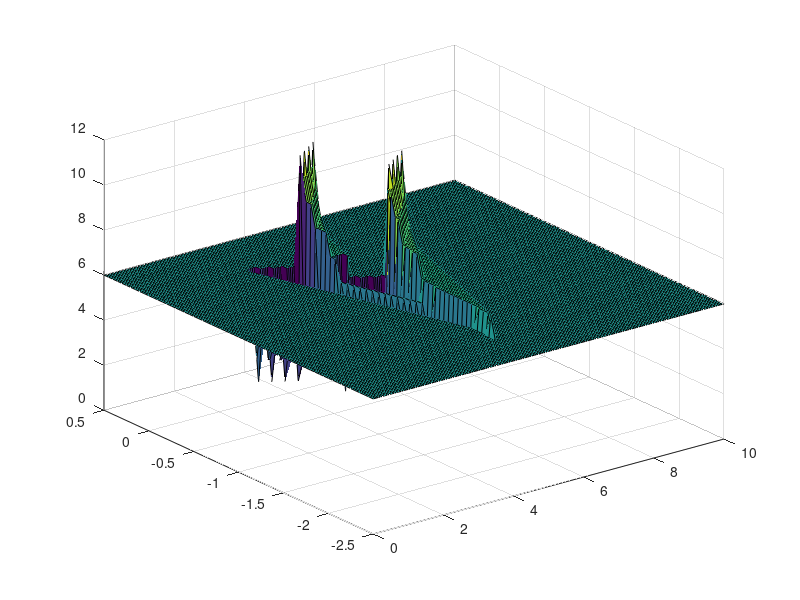
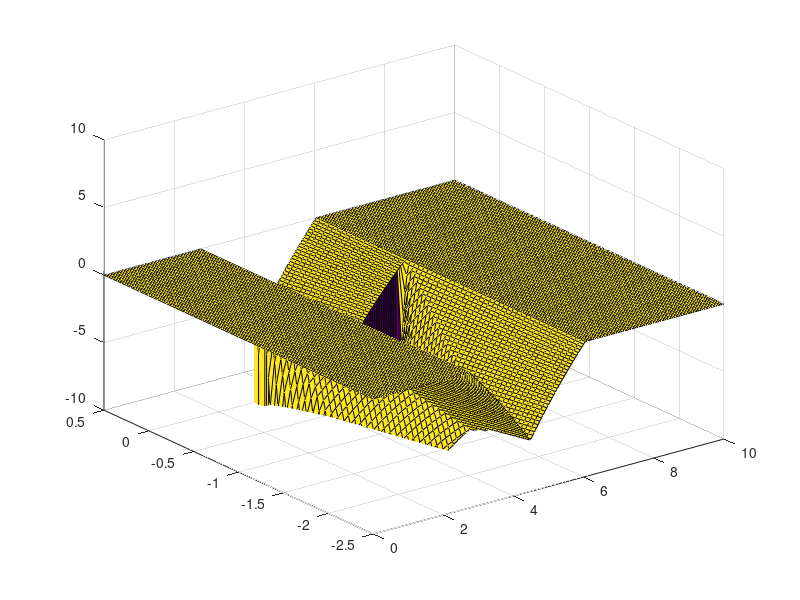

Write MATLAB code to recreate these figures, in order.
%% Env code
% arguments: a,b,L ... xmin,dx,xmax ... ymin,dy,ymax, .. g (dy/dt), ... dt
% pass list of deadzones

% Multi obstacle Value iteration: up to 3 obstacles for now
% line 73 affected the optimal solution from Value iteration, should be
% removed
a = 4;
b = 6;
L = 5; 

xvals = [0:.05:10];
xmin = min(xvals); xmax = max(xvals);
Xmid = .5*(xmin+xmax);
dx = xvals(2)-xvals(1);
nx = length(xvals);

yvals = -2.5:.05:0.5;
ymin = min(yvals); ymax = max(yvals);
dy = yvals(2)-yvals(1);
g = .5;
ny = length(yvals);

[X,Y] = meshgrid(xvals,yvals);

dt = .1;
uset = 0.5*[-L:L];   % list of possible actions
% all obstacles 2 units wide, change a and b for changing the obstacles
deadzone1 = [a b]; % obstacle 1 
y_dead1 = -.5;
deadzone2 = [a b]-1.2; % obstacle 2
y_dead2 = 0;
deadzone3 = [a b]+1.2; % obstacle 3
y_dead3 = 0;


%% Value iteration code
% perform value iteration, for optimal policy, and optimal action
V = 0*X;
% fi = find(X==0); % left side no-go zone
%V(fi) = -1000;
%fi = find(X==10); % right side no-go zone
%V(fi) = -1000;
fi1 = find((X>=deadzone1(1)).*(X<=deadzone1(2)).*(Y==y_dead1)); % obstacle 1
fi2 = find((X>=deadzone2(1)).*(X<=deadzone2(2)).*(Y==y_dead2)); % obstacle 2
% fi3 = find((X>=deadzone3(1)).*(X<=deadzone3(2)).*(Y==y_dead3)); % obstacle 3
V(fi1) = -1000 + abs(X(fi1)-Xmid);
V(fi2) = -1000 + abs(X(fi2)-Xmid);
% V(fi3) = -1000 + abs(X(fi3)-Xmid);

fi_bad = find(V==-1000); % "dead" states...

V_onestep = V(:);  % one-step cost 
V = V(:); % optimal cost
%%%%%%%%%%%%%%
id = 1:length(V);
id_go = zeros(length(id),length(uset));
for n=1:length(uset)
    xgo = X(id) + uset(n)*dt; 
    xgo = max(xmin,xgo);
    xgo = min(xmax,xgo);
    ygo = Y(id) + g*dt;
    fi = find(ygo > max(yvals));
    ygo(fi) = yvals(1); % top edge "wraps back" to bottom yvals value
    
    xid = round((xgo - xmin) * (1/dx)) + 1;
    yid = round((ygo - ymin) * (1/dy)) + 1;
    id_go(:,n) = (xid - 1) * ny + yid;
end
P = 0*V; % policy
Pid = 0*V; % where policy sends you, in one step
    
df = 0.99; % discount factor
for n1=1:100 % perform the iteration    
    Q = 0*id_go;
    for n2=1:length(uset)
        Q(:,n2) = V_onestep(id_go(:,n2))- (uset(n2))^2 + df*V(id_go(:,n2)); % u^2 penalty
%         Q(:,n2) = max(-1000,Q(:,n2)); %prevents the value from going
%         below -1000, has negative effect on policy
    end
    [ai,bi] = sort(Q,2);
    P = bi(:,end); % optimal action (from uset list)
    V = ai(:,end); % highest value (in Vtest)
    %Pid = 
    %keyboard
end

Pmat = 0*X;
Pmat(:) = P; % optimal policy
figure(); 
%plot3(X,Y,Pmat,'.')
surf(X,Y,Pmat)
Vmat = 0*X;
Vmat(:) = V; % value
figure(); 
surf(X,Y,Vmat)
axis([xmin xmax ymin ymax -10 10])
